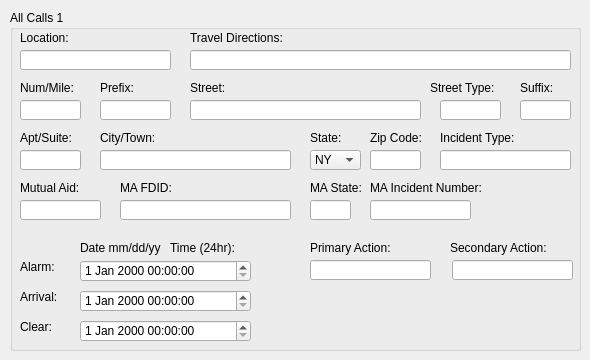
    <widget class="QWidget" name="tab_2">
     <attribute name="title">
      <string>All Calls 1</string>
     </attribute>
     <widget class="QGroupBox" name="groupBox_3">
      <property name="geometry">
       <rect>
        <x>10</x>
        <y>10</y>
        <width>571</width>
        <height>341</height>
       </rect>
      </property>
      <property name="title">
       <string>All Calls 1</string>
      </property>
      <widget class="QLabel" name="label">
       <property name="geometry">
        <rect>
         <x>10</x>
         <y>20</y>
         <width>151</width>
         <height>16</height>
        </rect>
       </property>
       <property name="text">
        <string>Location:</string>
       </property>
      </widget>
      <widget class="QLabel" name="label_2">
       <property name="geometry">
        <rect>
         <x>180</x>
         <y>20</y>
         <width>381</width>
         <height>16</height>
        </rect>
       </property>
       <property name="text">
        <string>Travel Directions:</string>
       </property>
      </widget>
      <widget class="QLabel" name="label_3">
       <property name="geometry">
        <rect>
         <x>10</x>
         <y>70</y>
         <width>71</width>
         <height>16</height>
        </rect>
       </property>
       <property name="text">
        <string>Num/Mile:</string>
       </property>
      </widget>
      <widget class="QLabel" name="label_4">
       <property name="geometry">
        <rect>
         <x>90</x>
         <y>70</y>
         <width>71</width>
         <height>16</height>
        </rect>
       </property>
       <property name="text">
        <string>Prefix:</string>
       </property>
      </widget>
      <widget class="QLabel" name="label_5">
       <property name="geometry">
        <rect>
         <x>180</x>
         <y>70</y>
         <width>51</width>
         <height>16</height>
        </rect>
       </property>
       <property name="text">
        <string>Street:</string>
       </property>
      </widget>
      <widget class="QLabel" name="label_6">
       <property name="geometry">
        <rect>
         <x>420</x>
         <y>70</y>
         <width>81</width>
         <height>16</height>
        </rect>
       </property>
       <property name="text">
        <string>Street Type:</string>
       </property>
      </widget>
      <widget class="QLabel" name="label_7">
       <property name="geometry">
        <rect>
         <x>510</x>
         <y>70</y>
         <width>51</width>
         <height>16</height>
        </rect>
       </property>
       <property name="text">
        <string>Suffix:</string>
       </property>
      </widget>
      <widget class="QLineEdit" name="DB_TEXT_AC1_Location">
       <property name="geometry">
        <rect>
         <x>10</x>
         <y>40</y>
         <width>151</width>
         <height>20</height>
        </rect>
       </property>
      </widget>
      <widget class="QLineEdit" name="DB_TEXT_AC1_TravelDirections">
       <property name="geometry">
        <rect>
         <x>180</x>
         <y>40</y>
         <width>381</width>
         <height>20</height>
        </rect>
       </property>
      </widget>
      <widget class="QLineEdit" name="DB_TEXT_AC1_NumMile">
       <property name="geometry">
        <rect>
         <x>10</x>
         <y>90</y>
         <width>61</width>
         <height>20</height>
        </rect>
       </property>
      </widget>
      <widget class="QLineEdit" name="DB_TEXT_AC1_StreetPrefix">
       <property name="geometry">
        <rect>
         <x>90</x>
         <y>90</y>
         <width>71</width>
         <height>20</height>
        </rect>
       </property>
      </widget>
      <widget class="QLineEdit" name="DB_TEXT_AC1_Street">
       <property name="geometry">
        <rect>
         <x>180</x>
         <y>90</y>
         <width>231</width>
         <height>20</height>
        </rect>
       </property>
      </widget>
      <widget class="QLineEdit" name="DB_TEXT_AC1_StreetType">
       <property name="geometry">
        <rect>
         <x>430</x>
         <y>90</y>
         <width>61</width>
         <height>20</height>
        </rect>
       </property>
      </widget>
      <widget class="QLineEdit" name="DB_TEXT_AC1_StreetSuffix">
       <property name="geometry">
        <rect>
         <x>510</x>
         <y>90</y>
         <width>51</width>
         <height>20</height>
        </rect>
       </property>
      </widget>
      <widget class="QLabel" name="label_8">
       <property name="geometry">
        <rect>
         <x>10</x>
         <y>120</y>
         <width>71</width>
         <height>16</height>
        </rect>
       </property>
       <property name="text">
        <string>Apt/Suite:</string>
       </property>
      </widget>
      <widget class="QLabel" name="label_9">
       <property name="geometry">
        <rect>
         <x>90</x>
         <y>120</y>
         <width>191</width>
         <height>16</height>
        </rect>
       </property>
       <property name="text">
        <string>City/Town:</string>
       </property>
      </widget>
      <widget class="QLabel" name="label_10">
       <property name="geometry">
        <rect>
         <x>300</x>
         <y>120</y>
         <width>51</width>
         <height>16</height>
        </rect>
       </property>
       <property name="text">
        <string>State:</string>
       </property>
      </widget>
      <widget class="QLabel" name="label_11">
       <property name="geometry">
        <rect>
         <x>360</x>
         <y>120</y>
         <width>61</width>
         <height>16</height>
        </rect>
       </property>
       <property name="text">
        <string>Zip Code:</string>
       </property>
      </widget>
      <widget class="QLabel" name="label_12">
       <property name="geometry">
        <rect>
         <x>430</x>
         <y>120</y>
         <width>131</width>
         <height>16</height>
        </rect>
       </property>
       <property name="text">
        <string>Incident Type:</string>
       </property>
      </widget>
      <widget class="QLineEdit" name="DB_TEXT_AC1_AptSuiteRm">
       <property name="geometry">
        <rect>
         <x>10</x>
         <y>140</y>
         <width>61</width>
         <height>20</height>
        </rect>
       </property>
      </widget>
      <widget class="QLineEdit" name="DB_TEXT_AC1_CityTown">
       <property name="geometry">
        <rect>
         <x>90</x>
         <y>140</y>
         <width>191</width>
         <height>20</height>
        </rect>
       </property>
      </widget>
      <widget class="QLineEdit" name="DB_TEXT_AC1_ZipCode">
       <property name="geometry">
        <rect>
         <x>360</x>
         <y>140</y>
         <width>51</width>
         <height>20</height>
        </rect>
       </property>
      </widget>
      <widget class="QLineEdit" name="DB_TEXT_AC1_IncidentType">
       <property name="geometry">
        <rect>
         <x>430</x>
         <y>140</y>
         <width>131</width>
         <height>20</height>
        </rect>
       </property>
      </widget>
      <widget class="QLabel" name="label_13">
       <property name="geometry">
        <rect>
         <x>360</x>
         <y>170</y>
         <width>111</width>
         <height>16</height>
        </rect>
       </property>
       <property name="text">
        <string>MA Incident Number:</string>
       </property>
      </widget>
      <widget class="QLabel" name="label_14">
       <property name="geometry">
        <rect>
         <x>10</x>
         <y>170</y>
         <width>81</width>
         <height>16</height>
        </rect>
       </property>
       <property name="text">
        <string>Mutual Aid:</string>
       </property>
      </widget>
      <widget class="QLabel" name="label_15">
       <property name="geometry">
        <rect>
         <x>300</x>
         <y>170</y>
         <width>51</width>
         <height>16</height>
        </rect>
       </property>
       <property name="text">
        <string>MA State:</string>
       </property>
      </widget>
      <widget class="QLabel" name="label_16">
       <property name="geometry">
        <rect>
         <x>110</x>
         <y>170</y>
         <width>61</width>
         <height>16</height>
        </rect>
       </property>
       <property name="text">
        <string>MA FDID:</string>
       </property>
      </widget>
      <widget class="QLineEdit" name="DB_TEXT_AC1_MutualAidFDID">
       <property name="geometry">
        <rect>
         <x>110</x>
         <y>190</y>
         <width>171</width>
         <height>20</height>
        </rect>
       </property>
      </widget>
      <widget class="QLineEdit" name="DB_TEXT_AC1_MutualAid">
       <property name="geometry">
        <rect>
         <x>10</x>
         <y>190</y>
         <width>81</width>
         <height>20</height>
        </rect>
       </property>
      </widget>
      <widget class="QLineEdit" name="DB_TEXT_AC1_MutualAidState">
       <property name="geometry">
        <rect>
         <x>300</x>
         <y>190</y>
         <width>41</width>
         <height>20</height>
        </rect>
       </property>
      </widget>
      <widget class="QLineEdit" name="DB_TEXT_AC1_MutualAidIncidentNumber">
       <property name="geometry">
        <rect>
         <x>360</x>
         <y>190</y>
         <width>101</width>
         <height>20</height>
        </rect>
       </property>
      </widget>
      <widget class="QLabel" name="label_17">
       <property name="geometry">
        <rect>
         <x>10</x>
         <y>250</y>
         <width>46</width>
         <height>13</height>
        </rect>
       </property>
       <property name="text">
        <string>Alarm:</string>
       </property>
      </widget>
      <widget class="QLabel" name="label_18">
       <property name="geometry">
        <rect>
         <x>10</x>
         <y>280</y>
         <width>46</width>
         <height>13</height>
        </rect>
       </property>
       <property name="text">
        <string>Arrival:</string>
       </property>
      </widget>
      <widget class="QLabel" name="label_19">
       <property name="geometry">
        <rect>
         <x>10</x>
         <y>310</y>
         <width>46</width>
         <height>13</height>
        </rect>
       </property>
       <property name="text">
        <string>Clear:</string>
       </property>
      </widget>
      <widget class="QLabel" name="label_20">
       <property name="geometry">
        <rect>
         <x>70</x>
         <y>230</y>
         <width>81</width>
         <height>16</height>
        </rect>
       </property>
       <property name="text">
        <string>Date mm/dd/yy:</string>
       </property>
      </widget>
      <widget class="QLabel" name="label_21">
       <property name="geometry">
        <rect>
         <x>160</x>
         <y>230</y>
         <width>81</width>
         <height>16</height>
        </rect>
       </property>
       <property name="text">
        <string>Time (24hr):</string>
       </property>
      </widget>
      <widget class="QLineEdit" name="DB_TEXT_AC1_PrimaryAction">
       <property name="geometry">
        <rect>
         <x>300</x>
         <y>250</y>
         <width>121</width>
         <height>20</height>
        </rect>
       </property>
      </widget>
      <widget class="QLineEdit" name="DB_TEXT_AC1_SecondaryAction">
       <property name="geometry">
        <rect>
         <x>442</x>
         <y>250</y>
         <width>121</width>
         <height>20</height>
        </rect>
       </property>
      </widget>
      <widget class="QLabel" name="label_22">
       <property name="geometry">
        <rect>
         <x>300</x>
         <y>230</y>
         <width>111</width>
         <height>16</height>
        </rect>
       </property>
       <property name="text">
        <string>Primary Action:</string>
       </property>
      </widget>
      <widget class="QLabel" name="label_23">
       <property name="geometry">
        <rect>
         <x>440</x>
         <y>230</y>
         <width>121</width>
         <height>16</height>
        </rect>
       </property>
       <property name="text">
        <string>Secondary Action:</string>
       </property>
      </widget>
      <widget class="QDateTimeEdit" name="DB_TEXT_AC1_Alarm">
       <property name="geometry">
        <rect>
         <x>70</x>
         <y>250</y>
         <width>171</width>
         <height>22</height>
        </rect>
       </property>
      </widget>
      <widget class="QDateTimeEdit" name="DB_TEXT_AC1_Arrival">
       <property name="geometry">
        <rect>
         <x>70</x>
         <y>280</y>
         <width>171</width>
         <height>22</height>
        </rect>
       </property>
      </widget>
      <widget class="QDateTimeEdit" name="DB_TEXT_AC1_Clear">
       <property name="geometry">
        <rect>
         <x>70</x>
         <y>310</y>
         <width>171</width>
         <height>22</height>
        </rect>
       </property>
      </widget>
      <widget class="QComboBox" name="DB_TEXT_AC1_State">
       <property name="geometry">
        <rect>
         <x>300</x>
         <y>140</y>
         <width>51</width>
         <height>20</height>
        </rect>
       </property>
       <property name="editable">
        <bool>false</bool>
       </property>
       <property name="currentIndex">
        <number>32</number>
       </property>
       <item>
        <property name="text">
         <string>AL</string>
        </property>
       </item>
       <item>
        <property name="text">
         <string>AK</string>
        </property>
       </item>
       <item>
        <property name="text">
         <string>AZ</string>
        </property>
       </item>
       <item>
        <property name="text">
         <string>AR</string>
        </property>
       </item>
       <item>
        <property name="text">
         <string>CA</string>
        </property>
       </item>
       <item>
        <property name="text">
         <string>CO</string>
        </property>
       </item>
       <item>
        <property name="text">
         <string>CT</string>
        </property>
       </item>
       <item>
        <property name="text">
         <string>DE</string>
        </property>
       </item>
       <item>
        <property name="text">
         <string>DC</string>
        </property>
       </item>
       <item>
        <property name="text">
         <string>FL</string>
        </property>
       </item>
       <item>
        <property name="text">
         <string>GA</string>
        </property>
       </item>
       <item>
        <property name="text">
         <string>HI</string>
        </property>
       </item>
       <item>
        <property name="text">
         <string>ID</string>
        </property>
       </item>
       <item>
        <property name="text">
         <string>IL</string>
        </property>
       </item>
       <item>
        <property name="text">
         <string>IN</string>
        </property>
       </item>
       <item>
        <property name="text">
         <string>IA</string>
        </property>
       </item>
       <item>
        <property name="text">
         <string>KS</string>
        </property>
       </item>
       <item>
        <property name="text">
         <string>KY</string>
        </property>
       </item>
       <item>
        <property name="text">
         <string>LA</string>
        </property>
       </item>
       <item>
        <property name="text">
         <string>ME</string>
        </property>
       </item>
       <item>
        <property name="text">
         <string>MD</string>
        </property>
       </item>
       <item>
        <property name="text">
         <string>MA</string>
        </property>
       </item>
       <item>
        <property name="text">
         <string>MI</string>
        </property>
       </item>
       <item>
        <property name="text">
         <string>MN</string>
        </property>
       </item>
       <item>
        <property name="text">
         <string>MS</string>
        </property>
       </item>
       <item>
        <property name="text">
         <string>MO</string>
        </property>
       </item>
       <item>
        <property name="text">
         <string>MT</string>
        </property>
       </item>
       <item>
        <property name="text">
         <string>NE</string>
        </property>
       </item>
       <item>
        <property name="text">
         <string>NV</string>
        </property>
       </item>
       <item>
        <property name="text">
         <string>NH</string>
        </property>
       </item>
       <item>
        <property name="text">
         <string>NJ</string>
        </property>
       </item>
       <item>
        <property name="text">
         <string>NM</string>
        </property>
       </item>
       <item>
        <property name="text">
         <string>NY</string>
        </property>
       </item>
       <item>
        <property name="text">
         <string>NC</string>
        </property>
       </item>
       <item>
        <property name="text">
         <string>ND</string>
        </property>
       </item>
       <item>
        <property name="text">
         <string>OH</string>
        </property>
       </item>
       <item>
        <property name="text">
         <string>OK</string>
        </property>
       </item>
       <item>
        <property name="text">
         <string>OR</string>
        </property>
       </item>
       <item>
        <property name="text">
         <string>PA</string>
        </property>
       </item>
       <item>
        <property name="text">
         <string>RI</string>
        </property>
       </item>
       <item>
        <property name="text">
         <string>SC</string>
        </property>
       </item>
       <item>
        <property name="text">
         <string>SD</string>
        </property>
       </item>
       <item>
        <property name="text">
         <string>TN</string>
        </property>
       </item>
       <item>
        <property name="text">
         <string>TX</string>
        </property>
       </item>
       <item>
        <property name="text">
         <string>UT</string>
        </property>
       </item>
       <item>
        <property name="text">
         <string>VT</string>
        </property>
       </item>
       <item>
        <property name="text">
         <string>VA</string>
        </property>
       </item>
       <item>
        <property name="text">
         <string>WA</string>
        </property>
       </item>
       <item>
        <property name="text">
         <string>WV</string>
        </property>
       </item>
       <item>
        <property name="text">
         <string>WI</string>
        </property>
       </item>
       <item>
        <property name="text">
         <string>WY</string>
        </property>
       </item>
      </widget>
     </widget>
    </widget>
